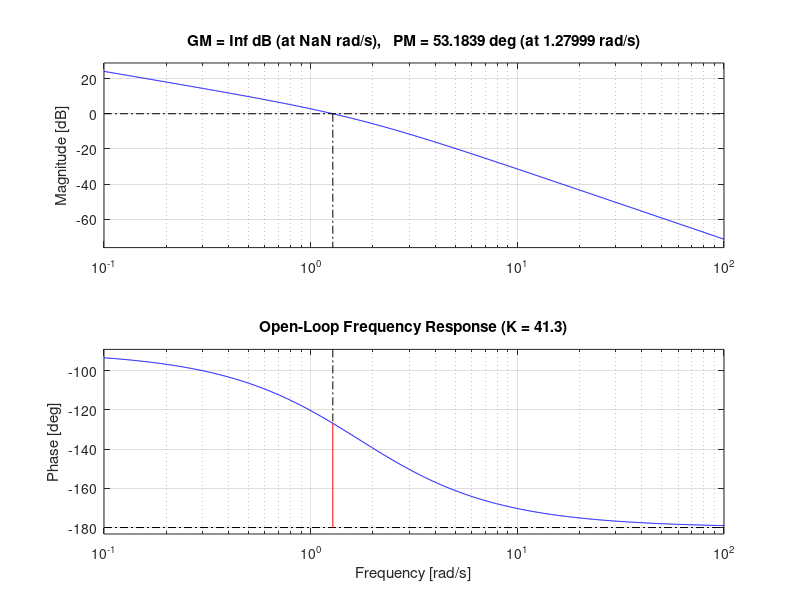

Recreate this plot in MATLAB.
clear; clc; close all

s = tf('s');
Gp = 0.0662 / (s * (s + 1.71));   % Antenna plant

fprintf('K        w_gc (rad/s)   PM (deg)\n');
for K = [11.04, 25, 41.3, 100, 173]
    [~, Pm, ~, wgc] = margin(K * Gp);
    fprintf('%5.1f    %6.2f         %5.1f\n', K, wgc, Pm);
end

figure; margin(41.3 * Gp); grid on
title('Open-Loop Frequency Response (K = 41.3)')
